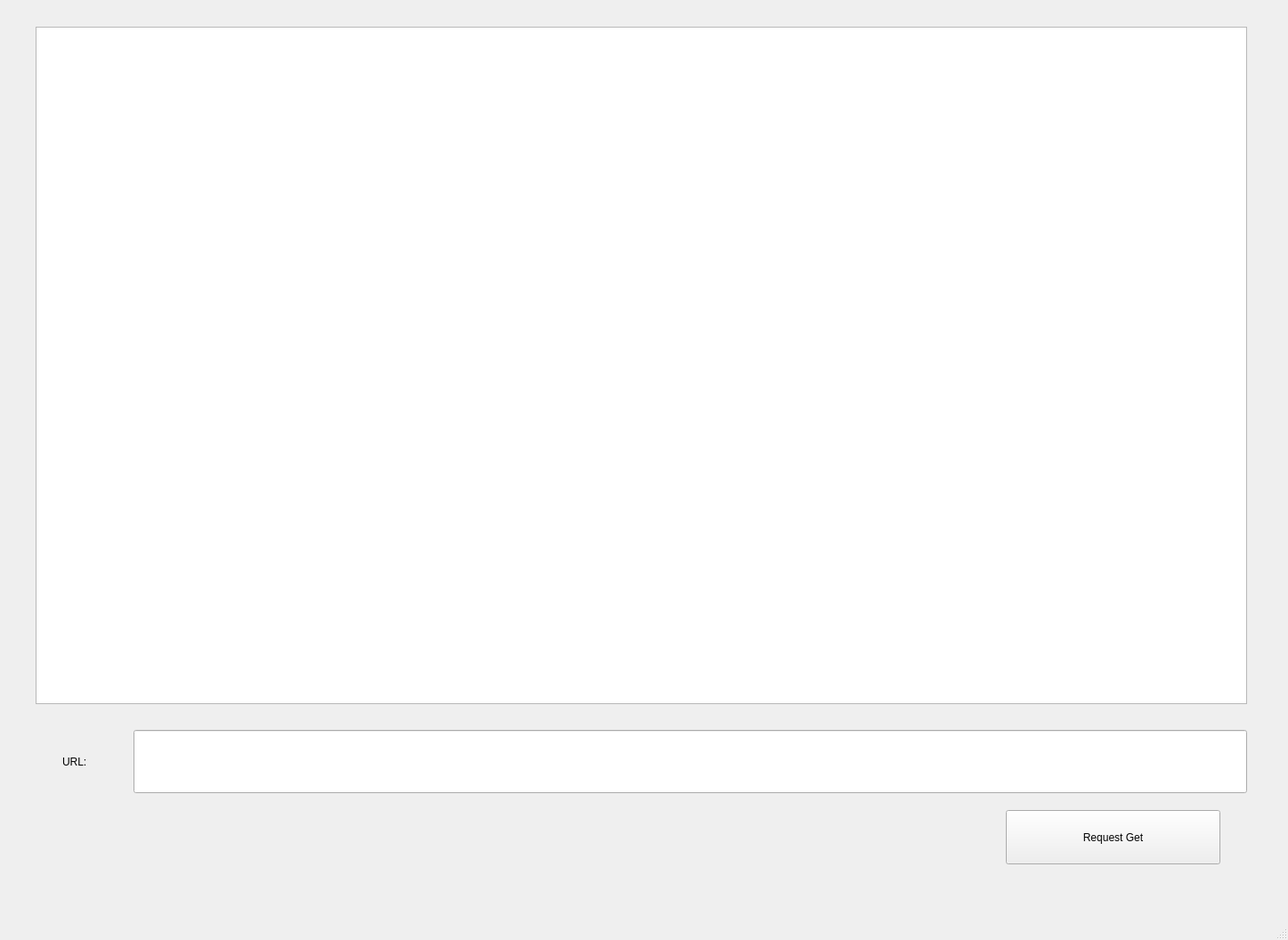
<?xml version="1.0" encoding="UTF-8"?>
<ui version="4.0">
 <class>MainWindow</class>
 <widget class="QMainWindow" name="MainWindow">
  <property name="geometry">
   <rect>
    <x>0</x>
    <y>0</y>
    <width>1447</width>
    <height>1056</height>
   </rect>
  </property>
  <property name="windowTitle">
   <string>MainWindow</string>
  </property>
  <widget class="QWidget" name="centralwidget">
   <widget class="QPlainTextEdit" name="plainTextEdit">
    <property name="geometry">
     <rect>
      <x>40</x>
      <y>30</y>
      <width>1361</width>
      <height>761</height>
     </rect>
    </property>
   </widget>
   <widget class="QLineEdit" name="lineEdit">
    <property name="geometry">
     <rect>
      <x>150</x>
      <y>820</y>
      <width>1251</width>
      <height>71</height>
     </rect>
    </property>
   </widget>
   <widget class="QPushButton" name="pushButton">
    <property name="geometry">
     <rect>
      <x>1130</x>
      <y>910</y>
      <width>241</width>
      <height>61</height>
     </rect>
    </property>
    <property name="text">
     <string>Request Get</string>
    </property>
   </widget>
   <widget class="QLabel" name="label">
    <property name="geometry">
     <rect>
      <x>70</x>
      <y>830</y>
      <width>71</width>
      <height>51</height>
     </rect>
    </property>
    <property name="text">
     <string>URL:</string>
    </property>
   </widget>
  </widget>
  <widget class="QMenuBar" name="menubar">
   <property name="geometry">
    <rect>
     <x>0</x>
     <y>0</y>
     <width>1447</width>
     <height>39</height>
    </rect>
   </property>
  </widget>
  <widget class="QStatusBar" name="statusbar"/>
 </widget>
 <resources/>
 <connections/>
</ui>
